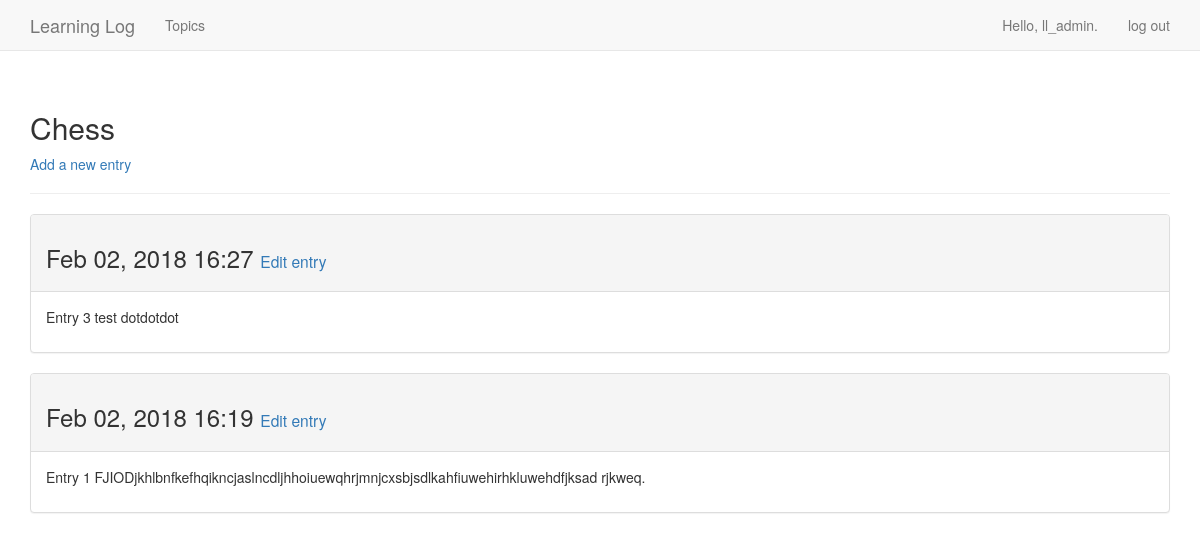
The page /topics/1/ (signed in) on the database its author committed.
### learning_logs/models.py (models this page shows, shortened)
class Topic(models.Model):
    text = models.CharField(max_length=200)
    date_added = models.DateTimeField(auto_now_add=True)
    owner = models.ForeignKey(User, on_delete=models.PROTECT)
    public = models.BooleanField()
    def __str__(self):
        return self.text

class Entry(models.Model):
    topic = models.ForeignKey(Topic, on_delete=models.PROTECT)
    text = models.TextField()
    date_added = models.DateTimeField(auto_now_add=True)
    class Meta:
        verbose_name_plural = 'entries'

### learning_logs/views.py (the view)
# urls.py: re_path(r'^topics/(?P<topic_id>\d+)/$', views.topic, name='topic'),
@login_required
def topic(request, topic_id):
    topic = get_object_or_404(Topic, id=topic_id)
    if not check_topic_owener(request, topic_id):
        raise Http404
    entries = topic.entry_set.order_by('-date_added')
    context = {'topic': topic, 'entries': entries}
    return render(request, 'learning_logs/topic.html', context)

### learning_logs/auth.py (called while the page is built)
def check_topic_owener(request, topic_id):
    topic = Topic.objects.get(id=topic_id)
    if request.user == topic.owner:
        return True
    elif topic.public:
        return True
    else:
        return False

### learning_logs/templates/learning_logs/topic.html
{% extends "learning_logs/base.html" %}
{% block header %}
    <h2>{{ topic }}</h2>
    {% if user == topic.owner %}
    <p>
        <a href="{% url 'learning_logs:new_entry' topic.id %}">
            Add a new entry
        </a>
    </p>
    {% else %}
        <p>
            Topic owner: {{ topic.owner }}
        </p>
    {% endif %}
{% endblock %}
{% block content %}
    {% for entry in entries %}
        <div class="panel panel-default">
            <div class="panel-heading">
                <h3>
                    {{ entry.date_added|date:'M d, Y H:i' }}
                    {% if user == topic.owner %}
                    <small>
                        <a href="
{% url 'learning_logs:edit_entry' entry.id %}">Edit entry</a>
                    </small>
                    {% endif %}
                </h3>
            </div>
            <div class="panel-body">
                {{ entry.text|linebreaks }}
            </div>
        </div>
    {% empty %}
        There are no entries for this topic yet.
    {% endfor %}
{% endblock %}

### learning_logs/templates/learning_logs/base.html (shortened to what this page needs)
{% load bootstrap3 %}
<!DOCTYPE html>
<html lang="en">
<head>
    {% bootstrap_css %}
</head>
<body>
    <nav class="navbar navbar-default navbar-static-top">
        <div class="container">
            <div class="navbar-header">
                <a class="navbar-brand" href="{% url 'learning_logs:index' %}">
                    Learning Log</a>
            </div>
            <div id="navbar" class="navbar-collapse collapse">
                <ul class="nav navbar-nav">
                    <li>
                        <a href="{% url 'learning_logs:topics' %}">Topics</a>
                    </li>
                </ul>
                <ul class="nav navbar-nav navbar-right">
                    {% if user.is_authenticated %}
                        <li>
                            <a>Hello, {{ user.username }}.</a>
                        </li>
                        <li>
                            <a href="{% url 'users:logout' %}">log out</a>
                        </li>
                    {% endif %}
                </ul>
            </div>
        </div>
    </nav>
    <div class="container">
        <div class="page-header">
            {% block header %}
            {% endblock %}
        </div>
        <div>
            {% block content %}
            {% endblock %}
        </div>
    </div>
</body>
</html>

### rows shown on the page
Topic: text "Chess"
Entry: date_added "Feb 02, 2018 16:27", text "Entry 3 test dotdotdot"
Entry: date_added "Feb 02, 2018 16:19", text "Entry 1 FJIODjkhlbnfkefhqikncjaslncdljhhoiuewqhrjmnjcxsbjsdlkahfiuwehirhkluwehdfjksad rjkweq."

### other values the page prints
{{ user.username }} "ll_admin"
